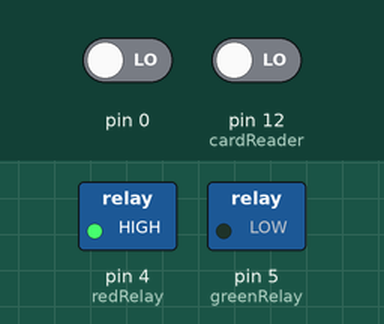
Recording of a sketch running on a simulated Arduino Uno, built with avr-gcc and run on an emulated ATmega328P. Shown: switched loads named in the sketch (green lamp = pin HIGH). The test bench sets the inputs (shaded band); at power-on: pin 0 LOW, pin 12 (cardReader) LOW.

Above: at 1.2 s.
1.3 s: pin 0 driven HIGH and pin 12 (cardReader) driven HIGH
At 2.5 s:
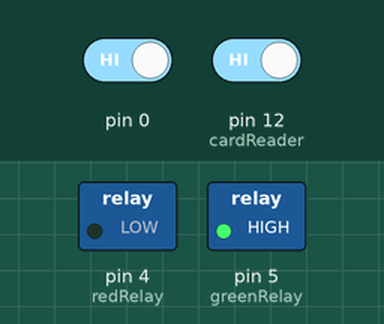
2.8 s: pin 0 driven LOW
At 3.9 s:
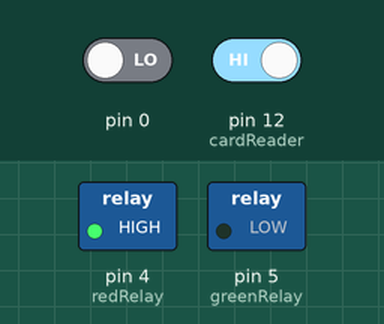
4.5 s: pin 0 driven HIGH
At 5.0 s:
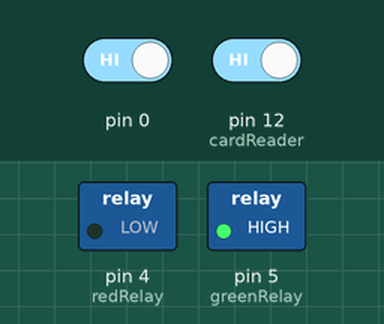
Timing chart, 0 to 7.5 s (numbered marks = the images above; inputs shaded):
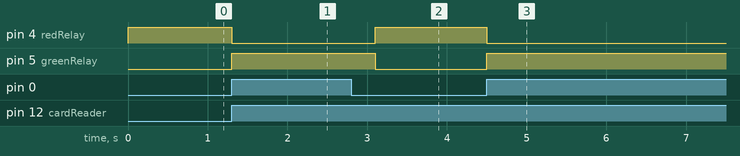

The sketch:

sketch_jan23a.ino
```cpp
#include <millisDelay.h>

unsigned long DOOR_CONTACT_DELAY = 300; // 0.3sec
unsigned long doorContactDelayStart = 0; // the time the delay started
bool doorContactDelayRunning = false; // true if still waiting for delay to finish

unsigned long DOOR_OPEN_DELAY = 15000; // 15 sec
unsigned long doorOpenDelayStart = 0; // the time the delay started
bool doorOpenDelayRunning = false; // true if still waiting for delay to finish

unsigned long DRIVE_IN_DELAY = 4000; // 10 sec
unsigned long driveInDelayStart = 0; // the time the delay started
bool driveInDelayRunning = false; // true if still waiting for delay to finish

const int cardReader = 12;
const int garageDoor = 13;// the number of the pushbutton pin
const int redRelay =  4;      // the number of the LED pin
const int greenRelay = 5;

// variables will change:
int garageDoorState = 0;         // variable for reading the pushbutton status
int cardReaderState = 0;

void setup() {
  pinMode(redRelay, OUTPUT);
  pinMode(greenRelay, OUTPUT);
  pinMode(garageDoor, INPUT);
  pinMode(cardReader, INPUT);

  doorOpenDelayStart = millis();
  driveInDelayStart = millis();
  //Serial.begin(9600);
}

void loop() {
  cardReaderState = digitalRead(cardReader);
  //garageDoorState = digitalRead(garageDoor);
  Serial.println(doorOpenDelayRunning);

  if(digitalRead(cardReader == HIGH)){
    doorContactDelayStart = millis();
    doorContactDelayRunning = true;
    garageDoorState = HIGH;
  }

  if(doorContactDelayRunning && ((millis() - doorContactDelayStart) >= DOOR_CONTACT_DELAY)){
    doorContactDelayRunning = false;
    garageDoorState = LOW;
  }

  if(doorOpenDelayRunning && ((millis() - doorOpenDelayStart) >= DOOR_OPEN_DELAY)){
    doorOpenDelayRunning = false;
  }
  if(driveInDelayRunning && ((millis() - driveInDelayStart) >= DRIVE_IN_DELAY)){
    driveInDelayRunning = false;
  }

  if(garageDoorState == LOW){
    driveInDelayRunning = false;
    if(cardReaderState == HIGH){
      doorOpenDelayStart = millis();
      doorOpenDelayRunning = true;
      //Serial.println("timer started");
    }
  }
  if(doorOpenDelayRunning && garageDoorState == HIGH){
    doorOpenDelayRunning = false;
    driveInDelayStart = millis();
    driveInDelayRunning = true;
  }
  if(driveInDelayRunning){
    signalToGreen(true);
  } else {
    signalToGreen(false);
  }
  if(cardReaderState == HIGH && garageDoorState == HIGH){
    doorOpenDelayRunning = false;
    driveInDelayStart = millis();
    driveInDelayRunning = true;
  }
}


void signalToGreen(bool state) {
  if (state == true) {
    digitalWrite(redRelay, LOW);
    digitalWrite(greenRelay, HIGH);
  } else {
    digitalWrite(redRelay, HIGH);
    digitalWrite(greenRelay, LOW);
  }
}
```

Measured:
- after the input at 1.3 s, pin 4 (redRelay): HIGH → LOW at once; pin 5 (greenRelay): LOW → HIGH at once
- after the input at 2.8 s, pin 4 (redRelay): LOW → HIGH after 0.30 s; pin 5 (greenRelay): HIGH → LOW after 0.30 s
- after the input at 4.5 s, pin 4 (redRelay): HIGH → LOW at once; pin 5 (greenRelay): LOW → HIGH at once
